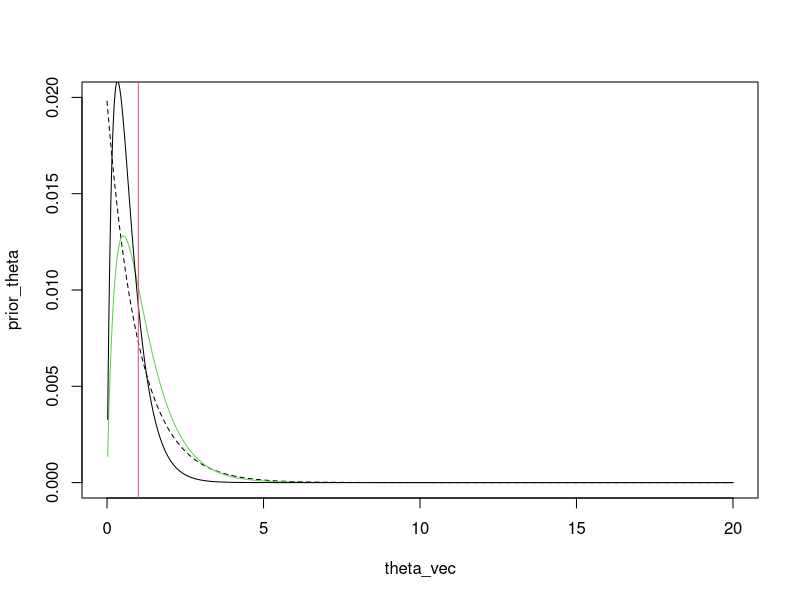

This figure's R source:
# theta_posterior.R
#
# Author: Bob Verity
# Date: 2023-04-24
#
# Purpose:
# Simulate data from a beta-binomial distribution (assuming equilibrium under a
# WF model). Infer theta (scaled mutation rate) using Bayes' theorem.
#
# ------------------------------------------------------------------

#set.seed(6)

################################################################
# SIMULATE DATA

# draw from beta-binomial distribution
rbbinom <- function(n, theta, p_A) {
  p <- rbeta(1, shape1 = theta*p_A, shape2 = theta*(1 - p_A))
  n_A <- rbinom(1, size = n, prob = p)
  n_B <- n - n_A
  c(n_A, n_B)
}

# simulate data from a known theta
theta_true <- 1
n <- 1000
p_A_true <- 0.5

sim_data <- rbbinom(n = n, theta = theta_true, p_A = p_A_true)
sim_data

################################################################
# INFER THETA

# log-likelihood of observed data
ll <- function(n_A, n_B, theta, p_A, p_B = 1 - p_A) {
  lgamma(theta) + lgamma(n_A + theta*p_A) + lgamma(n_B + theta*p_B) - (lgamma(n_A + n_B + theta) + lgamma(theta*p_A) + lgamma(theta*p_B))
}

# plot the likelihood distribution of theta
theta_vec <- seq(0, 20, l = 1001)
ll_x <- ll(n_A = sim_data[1], n_B = sim_data[2], theta = theta_vec, p_A = p_A_true)
f_x <- exp(ll_x)

# define a prior and normalise
prior_theta <- dlnorm(theta_vec, meanlog = 2, sdlog = 2)
prior_theta <- dexp(theta_vec, rate = 1)
prior_theta <- prior_theta / sum(prior_theta)

# calculate posterior and normalise
post_theta <- f_x * prior_theta
post_theta <- post_theta / sum(post_theta, na.rm = TRUE)

# plot prior, likelihood and posterior. Vertical line indicates true value used
# to generate data
plot(theta_vec, prior_theta, type = 'l', ylim = c(0, 0.02), lty = 2)
lines(theta_vec, f_x / sum(f_x, na.rm = TRUE), col = 3)
lines(theta_vec, post_theta)
abline(v = theta_true, col = 2)
